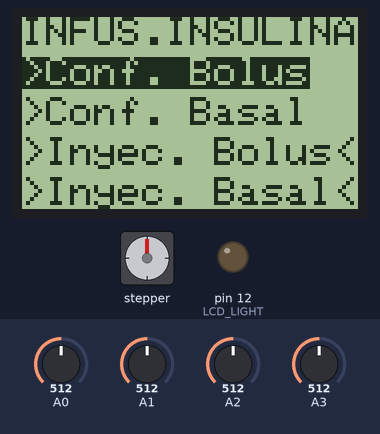
A sketch run on a simulated Arduino Uno, built with avr-gcc and run on an emulated ATmega328P. Parts: 84×48 one-colour display, stepper motor, output pins drawn as LEDs (lit = HIGH). The inputs (shaded band) are chosen by the test bench; at power-on: A3 = 512, A0 = 512, A1 = 512, A2 = 512. Stepper angles assume 20 steps per turn.

Above: at 1.2 s.
1.3 s: A3 set to 786
2.8 s: A3 set to 819
At 2.99 s:
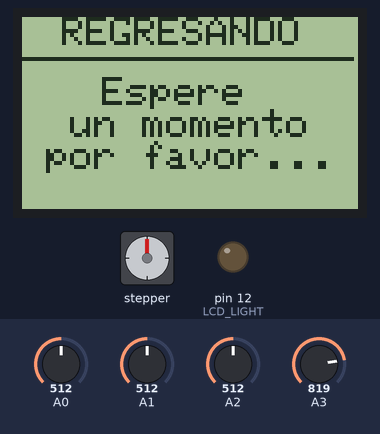
At 3.6 s:
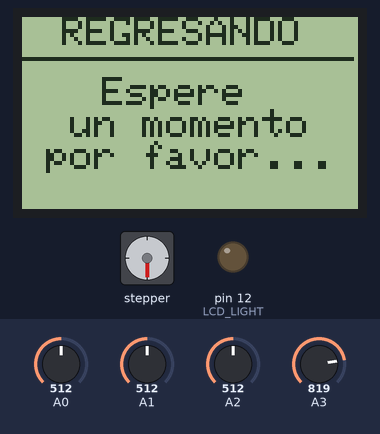
5.2 s: A0 set to 792
6.8 s: A0 set to 815
9.8 s: A1 set to 810
At 10.66 s:
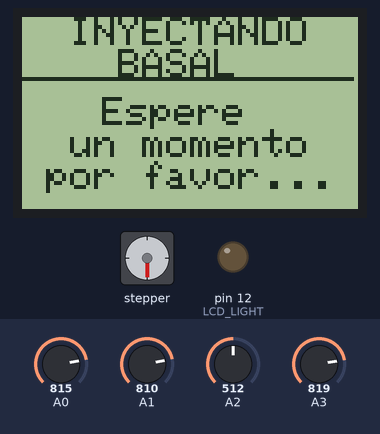
12.8 s: A1 set to 790
At 15.38 s:
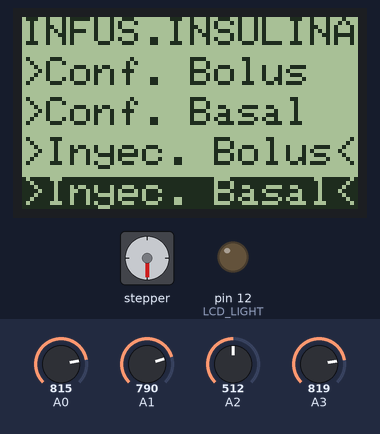
Timing chart, 0 to 16.8 s (numbered marks = the images above; inputs shaded):
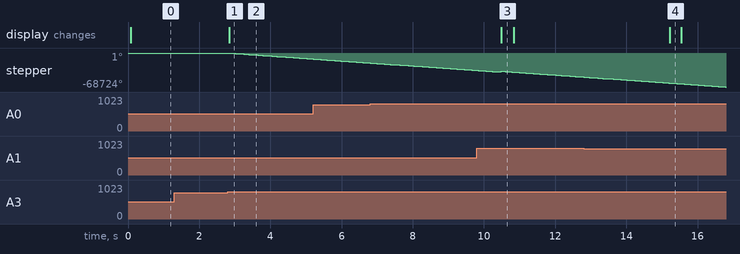

Measured:
- the behaviour switches between 800 and 801 on A3 (found by bisection; images 0 and 1)
- after the input at 1.3 s, every drawn part: stays the same
- after the input at 2.8 s, stepper: keeps turning counter-clockwise at about 5234°/s, starting after 0.06 s; the display: changes at once (image 1)
- after the input at 9.8 s, the display: changes after 0.69 s (image 3)
- after the input at 12.8 s, the display: changes after 2.4 s (image 4)

The sketch:

sketch_dec14a.ino
```cpp
#include "Time.h"
#include "Stepper.h"      //Importamos la librería para controlar motores paso a paso
                          //64 es la relacion de la caja reductora  =>  1280   =>> Estos datos nunca se cumplieron en realidad
#define STEPS 20          //Ponemos el número de pasos que necesita para dar una vuelta.

// Para el funcionamiento y ejecucion del dispositivo
long pas=(10L);   //Definimos el numero de pasos a ejecutar
long pasos=(10L);   //Definimos el numero de pasos a ejecutar
long vel=1000L;         //Definimos las RPM del motor
float bolus=5;
float basal=0.5;

//para el pulsador de inicio de proceso
//const int boton = 7; //Le ponemos nombre al pin del pulsador
long contador=pas;  //Variable para guardar la cuenta de pulsaciones
int estadoAnteriorBoton = 0; //Declaramos e inicializamos la variable
int valorBoton = 0; //Declaramos e inicializamos la variable

// Para el calculo del tiempo de ejecucion
unsigned long tiempo1;
unsigned long tiempo2;
unsigned long tiempo_de_ejecucion;
unsigned long milesimas;

// Ponemos nombre al motor, el número de pasos y los pines de control
Stepper stepper(STEPS, 7, 6, 5, 4); //Stepper nombre motor (número de pasos por vuelta, pins de control)
int v1=0;   //Pulsador derecha
int v2=0;   //Pulsador izquierda
int direccion;  //Variable para indicar la direccón

//Para la pantalla Nokia
#include "Adafruit_GFX.h"
#include "Adafruit_PCD8544.h"
# define LCD_RST 9
# define LCD_CE 8
# define LCD_DC 10
# define LCD_DIN 11
# define LCD_CLK 13
# define LCD_LIGHT 12

boolean backlight = false;   //Luz de fondo de la pantalla
int contrast=50;            //Nivel de contraste de la pantalla

int menuitem = 1;
int page = 1;

//Funcionamiento de Menu
volatile boolean up = false;
volatile boolean down = false;
volatile boolean middle = false;
// Para los pulsadores de membrana
int downButtonState = 0;
int upButtonState = 0;
int selectButtonState = 0;
int lastDownButtonState = 0;
int lastSelectButtonState = 0;
int lastUpButtonState = 0;
//Pantalla Nokia
Adafruit_PCD8544 display = Adafruit_PCD8544( LCD_DC, LCD_CE, LCD_RST);

void setup() {
 Serial.begin(9600);

  pinMode(LCD_LIGHT,OUTPUT);    //Luz de fondo pantalla Nokia
  digitalWrite(LCD_LIGHT,LOW); //Turn Backlight ON

  display.begin();              //Inicializar pantalla
  display.setContrast(contrast); //Set contrast to 50
  display.clearDisplay();
  display.display();
}

void loop() {

  drawMenu();
//Lectura de pulsadores
int boton1 = analogRead(0);
int boton2 = analogRead(1);
int boton3 = analogRead(2);
int boton4 = analogRead(3);
//Logica invertida para pulsadores leidos por pines analogos
 if (boton1 > 800 && boton1 < 1024){
  downButtonState=false;}
 else if (boton1 <= 800){
   downButtonState=true;}

 if (boton2 > 800 && boton2 < 1024){
  selectButtonState=false;}
 else if (boton2 <= 800){
   selectButtonState=true;}

  if (boton3 > 800 && boton3 < 1024){
    upButtonState=false;}
 else if (boton3 <= 800){
 upButtonState=true;}

    if (boton4 > 800 && boton4 < 1024){
     valorBoton=HIGH;
     regresar();}
    else if (boton4 <= 800){
     valorBoton=LOW;}

 if (bolus<0.1){
  bolus=0.1; }
 if (basal<0.2){
  basal=0.2; }

 stepper.setSpeed(vel); //Indicamos la velocidad al motor

  checkIfDownButtonIsPressed();
  checkIfUpButtonIsPressed();
  checkIfSelectButtonIsPressed();

  if (up && page == 1 ) {
    up = false;
    menuitem++;
    if (menuitem==0)    {
      menuitem=4;    }
    if (menuitem==5) {
      menuitem=1;    }      }
  if (up && page == 2 ) {
    up = false;
    bolus=bolus-0.05;
    setContrast();  }
   if (up && page == 3 ) {
    up = false;
    basal=basal-0.1;
    setContrast();  }


  if (down && page == 1) {
    down = false;
    menuitem--;
    if (menuitem==5)     {
      menuitem=1;    }
    if (menuitem==0)    {
      menuitem=4;    }    }
  if (down && page == 2 ) {
    down = false;
    bolus=bolus+0.05;   }
  if (down && page == 3 ) {
    down = false;
    basal=basal+0.1;
    setContrast();  }


  if (middle) {
    middle = false;

   if (page == 1 && menuitem==1) {
      page=2;     }
   else if (page == 2) {
    page=1;}

    if (page == 1 && menuitem==2)     {
    page=3;    }
    else if (page==3){
      page=1;}

   if (page == 1 && menuitem ==3)    {
     inyectar_bolus();
      resetDefaults();    }

   if (page == 1 && menuitem ==4)    {
     inyectar_basal();
      resetDefaults();    }


   }

  }


void inyectar_bolus() {

      display.setTextSize(1);
    display.clearDisplay();
    display.setTextColor(BLACK, WHITE);
    display.setCursor(0, 0);
    display.print("   INYECTANDO      BOLUS");
    display.drawFastHLine(0,15,83,BLACK);
    display.setCursor(2, 20);
    display.print("   Espere      un momento   por favor...");
    display.setTextSize(2);
    display.display();
    int varaux1=(bolus/0.01415);
            stepper.step(varaux1); //Indicamos la dirección al motor
      }

void inyectar_basal() {

      display.setTextSize(1);
    display.clearDisplay();
    display.setTextColor(BLACK, WHITE);
    display.setCursor(0, 0);
    display.print("  INYECTANDO      BASAL");
    display.drawFastHLine(0,15,83,BLACK);
    display.setCursor(2, 20);
    display.print("   Espere      un momento   por favor...");
    display.setTextSize(2);
    display.display();
    int n=basal/0.1415  ;
    int varaux2=60/n  ;
        for (int i=0; i<n; i++){
            stepper.step(10); //Indicamos la dirección al motor
            delay(varaux2);
          }
      }

void regresar() {

        display.setTextSize(1);
    display.clearDisplay();
    display.setTextColor(BLACK, WHITE);
    display.setCursor(4, 0);
    display.print(" REGRESANDO ");
    display.drawFastHLine(0,10,83,BLACK);
    display.setCursor(2, 15);
    display.print("   Espere      un momento   por favor...");
    display.setTextSize(2);
    display.display();
            stepper.step(-100); //Indicamos la dirección al motor
      }


  void drawMenu()  {

  if (page==1)   {
    display.setTextSize(1);
    display.clearDisplay();
    display.setTextColor(BLACK, WHITE);
    display.setCursor(0, 0);
    display.print("INFUS.INSULINA");
//    display.drawFastHLine(0,10,83,BLACK);
    display.setCursor(0, 10);

    if (menuitem==1)     {
      display.setTextColor(WHITE, BLACK);    }
    else     {
      display.setTextColor(BLACK, WHITE);    }
    display.print(">Conf. Bolus");
    display.setCursor(0, 20);

    if (menuitem==2)     {
      display.setTextColor(WHITE, BLACK);    }
    else     {
      display.setTextColor(BLACK, WHITE);    }
    display.print(">Conf. Basal");

   /* if (backlight)     {
      display.print("ON");    }
    else     {
      display.print("OFF");    }
    display.display();   */

    if (menuitem==3)     {
      display.setTextColor(WHITE, BLACK);    }
    else     {
      display.setTextColor(BLACK, WHITE);    }
    display.setCursor(0, 30);
    display.print(">Inyec. Bolus<");

    if (menuitem==4)     {
      display.setTextColor(WHITE, BLACK);    }
    else     {
      display.setTextColor(BLACK, WHITE);    }
    display.setCursor(0, 40);
    display.print(">Inyec. Basal<");

    display.display();
  }


   if (page==2)   {
    display.setTextSize(1);
    display.clearDisplay();
    display.setTextColor(BLACK, WHITE);
    display.setCursor(4, 0);
    display.print("UI A APLICAR ");
    display.drawFastHLine(0,10,83,BLACK);
    display.setCursor(2, 15);
    display.print("UI tipo U100");
    display.setTextSize(2);
    display.setCursor(5, 25);
    display.print(bolus);
    display.setTextSize(2);
    display.display();
  }

    else if (page==3)   {
    display.setTextSize(1);
    display.clearDisplay();
    display.setTextColor(BLACK, WHITE);
    display.setCursor(2, 0);
    display.print("BASAL");
    display.drawFastHLine(0,10,83,BLACK);
    display.setCursor(5, 15);
    display.print("UI / min");
    display.setTextSize(2);
    display.setCursor(5, 25);
    display.print(basal);
    display.setTextSize(2);
    display.display();
  }

  }

  void resetDefaults()  {
    contrast = 50;
    setContrast();
    backlight = true;
    bolus=5;
    basal=0.5;
    turnBacklightOn();  }

  void setContrast()  {
    display.setContrast(contrast);
    display.display();  }

  void turnBacklightOn()  {
    digitalWrite(LCD_LIGHT,LOW);  }

  void turnBacklightOff()  {
    digitalWrite(LCD_LIGHT,HIGH);  }


// Hasta ahora no se usa  (solo para tener los comandos anteriores)
void funcionpropia() {

 stepper.step(pasos); //Indicamos la dirección al motor
     //  tiempo1=micros()      ;
     // Serial.print("tiempo 1= "); //Imprime el valor en el monitor serial
     // Serial.println(tiempo1); //Imprime el valor en el monitor serial
        // Lo que sucede cuando el pulsador se presiona, o franco de subida
      pas=abs(pasos);
      if (contador==pas);{
      tiempo2=micros()          ; }
      Serial.print("tiempo 2= "); //Imprime el valor en el monitor serial
      Serial.println(tiempo2); //Imprime el valor en el monitor serial
      tiempo_de_ejecucion=(tiempo2-tiempo1)/1000000;
      Serial.print("Tiempo"); //Imprime el valor en el monitor serial
      Serial.print(tiempo_de_ejecucion); //Imprime el valor en el monitor serial
      Serial.println("  segundos"); //Imprime el valor en el monitor serial
      milesimas=((tiempo2-tiempo1)%1000000)/1000;
      Serial.print(milesimas); //Imprime el valor en el monitor serial
      Serial.println("  milesimas"); //Imprime el valor en el monitor serial
       pasos=abs(pasos);
  }


// VERIFICAR SI LOS PULSADORES ESTAN PRESIONADOS
//Pulsador "Abajo"
  void checkIfDownButtonIsPressed()  {
    if (downButtonState != lastDownButtonState)   {
    if (downButtonState == 0)     {
      down=true;    }
    delay(50);  }
   lastDownButtonState = downButtonState;  }
//Pulsador "Arriba"
void checkIfUpButtonIsPressed()  {
  if (upButtonState != lastUpButtonState)  {
    if (upButtonState == 0) {
      up=true;    }
    delay(50);  }
   lastUpButtonState = upButtonState;  }
//Pulsador "Centro"
void checkIfSelectButtonIsPressed(){
   if (selectButtonState != lastSelectButtonState)   {
    if (selectButtonState == 0) {
      middle=true;    }
    delay(50);  }
   lastSelectButtonState = selectButtonState;  }


/*if(valorBoton!=estadoAnteriorBoton){ //Si hay un cambio de estado, entramos en el if
//  if(valorBoton==1){
void ejecutar() {
        for (int i=0; i<500; i++){
            stepper.step(-pasos); //Indicamos la dirección al motor
            delay(800);
          }
      contador++; //Aumentamos en una unidad la cuenta
      tiempo1=micros()      ;
     // Serial.print("tiempo 1= "); //Imprime el valor en el monitor serial
     // Serial.println(tiempo1); //Imprime el valor en el monitor serial
        // Lo que sucede cuando el pulsador se presiona, o franco de subida
      }
      if(valorBoton==0){
    Lo que sucede cuando el pulsador NO se presiona, o franco de bajada
  //    }
//  }
//estadoAnteriorBoton=valorBoton; //guardamos el estado actual del pulsador para la siguiente iteración
*/


/*      LINKS DE BASTANTE INTERES CON RESPECTO A LA PANTALLA NOKIA

https://blog.bricogeek.com/noticias/arduino/como-hacer-un-menu-para-lcd-con-arduino/
https://www.youtube.com/watch?time_continue=122&v=VtZvf5T98FI
https://github.com/adafruit/Adafruit-GFX-Library                      //Libreria necesaria
https://github.com/adafruit/Adafruit-PCD8544-Nokia-5110-LCD-library   ////Libreria necesaria
http://educ8s.tv/arduino-nokia-5110-menu/
https://www.youtube.com/watch?v=aDwrMeu4k9Y
https://codigofacilito.com/articulos/pantalla-lcd-nokia-5110-con-arduino
http://www.rinkydinkelectronics.com/library.php?id=47
https://www.luisllamas.es/conectar-arduino-a-un-display-lcd-nokia-5110/
https://electronilab.co/tutoriales/tutorial-lcd-grafico-nokia-5110-con-arduino/
https://www.todavianose.com/pantalla-nokia-5110-lcd-arduino/
https://www.web-robotica.com/arduino/como-utilizar-la-pantalla-grafica-nokia-5110-lcd-84x48-con-arduinogenuino
http://kio4.com/arduino/32pantallanokia.htm
https://giltesa.com/2017/07/29/menu-submenus-lcd-arduino-encoder
https://www.forosdeelectronica.com/threads/aporte-construcci%C3%B3n-de-menus-con-submenus.158941/

*/


  
```
